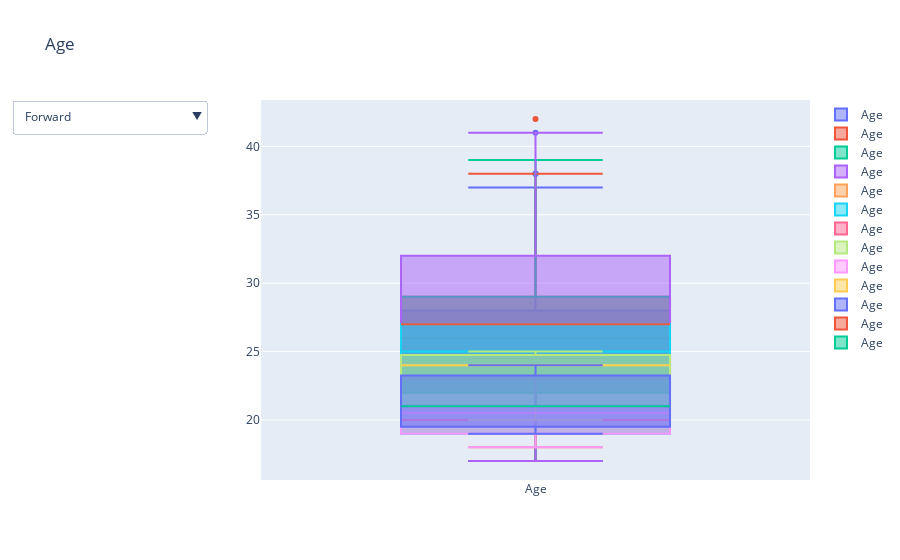

This figure's notebook cell:
### Code cell
x = []
drop_menus = []
list_i = data.Position.unique().tolist()
fig = go.Figure()

for i in list_i:
    data_x = data[data.Position == i]
    fig.add_trace(
       go.Box(y = data_x['Age'].values.tolist(), name = 'Age')
       )

for i in range(len(list_i)):
    v_m = [False]*len(list_i)
    v_m[i] = True
    drop_menus.append(dict(label=list_i[i], method='update', args = [{"visible": v_m},{"title": i} ]))

    
fig.layout.update(title='Age',
   updatemenus = [
      go.layout.Updatemenu(
         direction = "down", yanchor = 'top', active = 0, x = -0.1, y = 1,
         buttons = drop_menus
      )
   ]
)
iplot(fig)

### Figure 1 — Plotly figure (JSON) as saved in the notebook; plotly's stock layout.template omitted (floating-point values rounded to 4 significant figures; data arrays with more than 128 entries replaced by an {"elided": "..."} marker saying what was removed)
{"data": [{"name": "Age", "type": "box", "y": {"elided": "1021 int values"}}, {"name": "Age", "type": "box", "y": {"elided": "1300 int values"}}, {"name": "Age", "type": "box", "y": {"elided": "1078 int values"}}, {"name": "Age", "type": "box", "y": {"elided": "431 int values"}}, {"name": "Age", "type": "box", "y": [18, 20, 21, 21]}, {"name": "Age", "type": "box", "y": [24, 27, 19, 27, 26, 19]}, {"name": "Age", "type": "box", "y": [20, 20]}, {"name": "Age", "type": "box", "y": [20, 24, 25]}, {"name": "Age", "type": "box", "y": [21, 18, 21, 20]}, {"name": "Age", "type": "box", "y": [24]}, {"name": "Age", "type": "box", "y": [21, 19, 24]}, {"name": "Age", "type": "box", "y": [27]}, {"name": "Age", "type": "box", "y": [21]}], "layout": {"title": {"text": "Age"}, "updatemenus": [{"active": 0, "buttons": [{"args": [{"visible": [true, false, false, false, false, false, false, false, false, false, false, false, false]}, {"title": 0}], "label": "Forward", "method": "update"}, {"args": [{"visible": [false, true, false, false, false, false, false, false, false, false, false, false, false]}, {"title": 1}], "label": "Defender", "method": "update"}, {"args": [{"visible": [false, false, true, false, false, false, false, false, false, false, false, false, false]}, {"title": 2}], "label": "Midfielder", "method": "update"}, {"args": [{"visible": [false, false, false, true, false, false, false, false, false, false, false, false, false]}, {"title": 3}], "label": "Position: Goalkeeper", "method": "update"}, {"args": [{"visible": [false, false, false, false, true, false, false, false, false, false, false, false, false]}, {"title": 4}], "label": "Position: Left", "method": "update"}, {"args": [{"visible": [false, false, false, false, false, true, false, false, false, false, false, false, false]}, {"title": 5}], "label": "Position: Centre", "method": "update"}, {"args": [{"visible": [false, false, false, false, false, false, true, false, false, false, false, false, false]}, {"title": 6}], "label": "Position: Left Winger", "method": "update"}, {"args": [{"visible": [false, false, false, false, false, false, false, true, false, false, false, false, false]}, {"title": 7}], "label": "Position: Attacking Midfield", "method": "update"}, {"args": [{"visible": [false, false, false, false, false, false, false, false, true, false, false, false, false]}, {"title": 8}], "label": "Position: Central Midfield", "method": "update"}, {"args": [{"visible": [false, false, false, false, false, false, false, false, false, true, false, false, false]}, {"title": 9}], "label": "Position: Second Striker", "method": "update"}, {"args": [{"visible": [false, false, false, false, false, false, false, false, false, false, true, false, false]}, {"title": 10}], "label": "Position: Right", "method": "update"}, {"args": [{"visible": [false, false, false, false, false, false, false, false, false, false, false, true, false]}, {"title": 11}], "label": "Position: Right Winger", "method": "update"}, {"args": [{"visible": [false, false, false, false, false, false, false, false, false, false, false, false, true]}, {"title": 12}], "label": "Position: Defensive Midfield", "method": "update"}], "direction": "down", "x": -0.1, "y": 1, "yanchor": "top"}]}}
